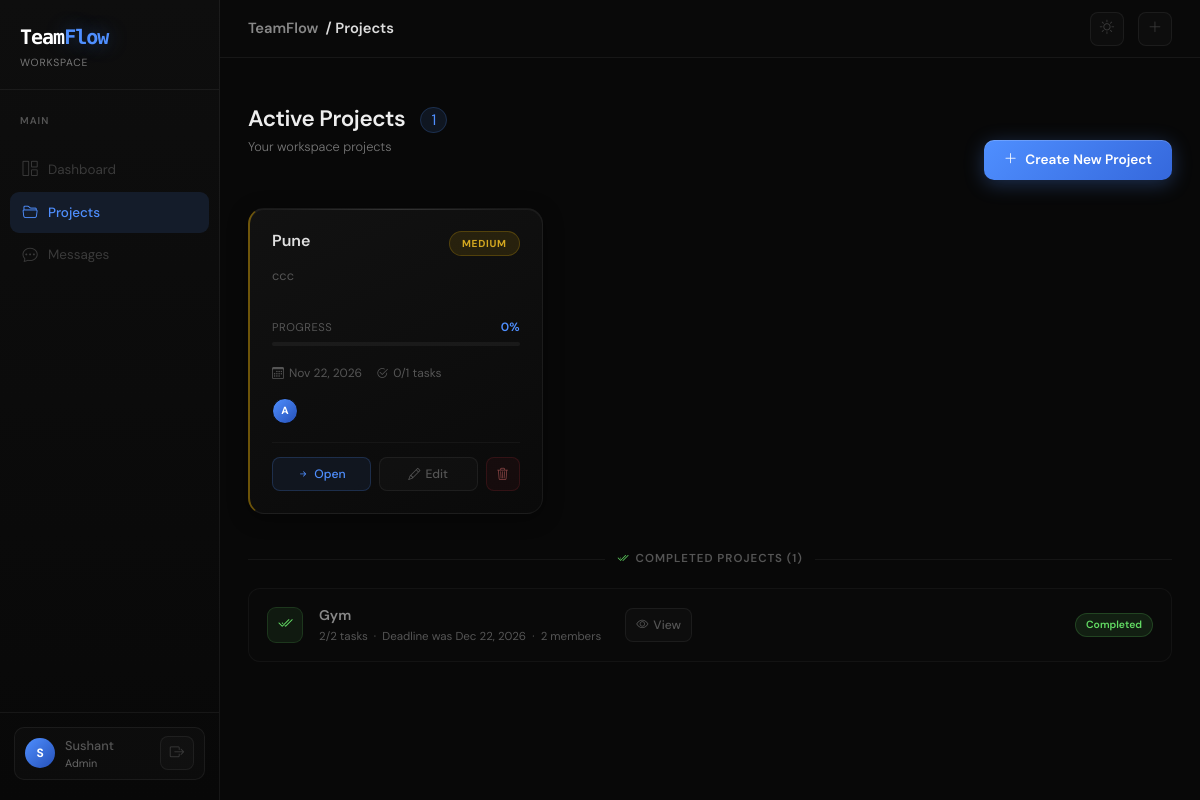
The page /projects (signed in) on the database its author committed.
### app/models.py (models this page shows, shortened)
class User(db.Model, UserMixin):
    id = db.Column(db.Integer, primary_key=True)
    full_name = db.Column(db.String(100), nullable=False)
    email = db.Column(db.String(120), unique=True, nullable=False)
    password_hash = db.Column(db.String(200), nullable=False)
    role = db.Column(db.String(20), default='Member')  # Admin or Member
    profile_image = db.Column(db.String(100), default='default.jpg')
    created_at = db.Column(db.DateTime, default=datetime.utcnow)
    assigned_tasks = db.relationship('Task', backref='assignee', lazy=True, foreign_keys='Task.assigned_to')
    member_of = db.relationship('ProjectMember', backref='user', lazy=True)
    messages_sent = db.relationship('Message', backref='sender', lazy=True)
    task_files = db.relationship('TaskFile', backref='uploader', lazy=True)
    reports = db.relationship('TaskReport', backref='member', lazy=True)

class Project(db.Model):
    id = db.Column(db.Integer, primary_key=True)
    name = db.Column(db.String(100), nullable=False)
    description = db.Column(db.Text)
    start_date = db.Column(db.Date)
    deadline = db.Column(db.Date)
    priority = db.Column(db.String(20))  # Low, Medium, High, Critical
    status = db.Column(db.String(20), default='Active')
    created_by = db.Column(db.Integer, db.ForeignKey('user.id'))
    created_at = db.Column(db.DateTime, default=datetime.utcnow)
    members = db.relationship('ProjectMember', backref='project', cascade="all, delete", lazy=True)
    tasks = db.relationship('Task', backref='project', cascade="all, delete", lazy=True)
    messages = db.relationship('Message', backref='project', cascade="all, delete", lazy=True)

class ProjectMember(db.Model):
    id = db.Column(db.Integer, primary_key=True)
    project_id = db.Column(db.Integer, db.ForeignKey('project.id'))
    user_id = db.Column(db.Integer, db.ForeignKey('user.id'))

### app/routes/projects.py (the view)
@projects.route('/projects')
@login_required
def list_projects():
    if current_user.role == 'Admin':
        all_projects = Project.query.filter_by(created_by=current_user.id).order_by(Project.created_at.desc()).all()
    else:
        memberships = ProjectMember.query.filter_by(user_id=current_user.id).all()
        all_projects = []
        for m in memberships:
            all_projects.append(m.project)
    active_projects = []
    completed_projects = []
    for p in all_projects:
        if p.status == 'Completed':
            completed_projects.append(p)
        else:
            active_projects.append(p)
    return render_template('projects/list.html', projects=active_projects, completed_projects=completed_projects)

### app/__init__.py (called while the page is built)
def create_app(config_class=Config):
    app = Flask(__name__)
    app.config.from_object(config_class)
    csrf.init_app(app)
    db.init_app(app)
    migrate.init_app(app, db)
    login_manager.init_app(app)
    socketio.init_app(app)
    @app.context_processor
    def inject_today():
        todays_date = date.today()
        return dict(today=todays_date)
    from app.routes.auth import auth
    from app.routes.projects import projects
    from app.routes.tasks import tasks
    from app.routes.main import main
    from app.routes.chat import chat_bp
    app.register_blueprint(auth)
    app.register_blueprint(projects)
    app.register_blueprint(tasks)
    app.register_blueprint(main)
    app.register_blueprint(chat_bp)
    return app

### app/models.py (called while the page is built)
@login_manager.user_loader
def load_user(user_id):
    user = User.query.get(int(user_id))
    return user

### app/templates/projects/list.html (shortened to what this page needs)
{% extends 'base.html' %}
{% block page_title %}Projects{% endblock %}
{% block content %}
<div class="page-header">
    <div>
        <div class="page-heading">
            Active Projects
            <span>{{ projects|length }}</span>
        </div>
        <p class="page-sub">
            {% if current_user.role == 'Admin' %}Your workspace projects{% else %}Your assigned projects{% endif %}
        </p>
    </div>
    {% if current_user.role == 'Admin' %}
    <a href="{{ url_for('projects.new_project') }}" class="btn-create">
        <i class="bi bi-plus-lg"></i> Create New Project
    </a>
    {% endif %}
</div>
<div class="projects-grid">
    {% if projects %}
        {% for project in projects %}
        {% set total_tasks = project.tasks|length %}
        {% set done_tasks  = project.tasks|selectattr('status','equalto','Completed')|list|length %}
        {% set progress    = ((done_tasks / total_tasks) * 100)|int if total_tasks > 0 else 0 %}
        {% set days_left   = (project.deadline - today).days if project.deadline else 99 %}
        <div class="project-card priority-{{ project.priority|lower }}">
            <div class="card-top">
                <div class="project-name">{{ project.name }}</div>
                <span class="priority-badge badge-{{ project.priority|lower }}">{{ project.priority }}</span>
            </div>
            <p class="project-desc">{{ project.description or 'No description provided.' }}</p>
            <div class="progress-row">
                <span class="progress-label">Progress</span>
                <span class="progress-pct">{{ progress }}%</span>
            </div>
            <div class="progress-bar-wrap">
            </div>
            <div class="card-meta">
                <span class="meta-item {% if days_left < 7 %}deadline-soon{% endif %}">
                    <i class="bi bi-calendar3"></i>
                    {% if project.deadline %}
                        {% if days_left < 0 %}Overdue
                        {% elif days_left == 0 %}Due today
                        {% else %}{{ project.deadline.strftime('%b %d, %Y') }}
                        {% endif %}
                    {% else %}No deadline{% endif %}
                </span>
                <span class="meta-item">
                    <i class="bi bi-check2-circle"></i>{{ done_tasks }}/{{ total_tasks }} tasks
                </span>
            </div>
            <div class="member-avatars">
                {% for mem in project.members[:5] %}
                <div class="m-avatar" title="{{ mem.user.full_name }}">{{ mem.user.full_name[0].upper() }}</div>
                {% endfor %}
            </div>
            <div class="card-actions">
                <a href="{{ url_for('projects.view_project', id=project.id) }}" class="btn-card btn-card-primary">
                    <i class="bi bi-arrow-right-short"></i> Open
                </a>
                {% if current_user.role == 'Admin' %}
                <a href="{{ url_for('projects.edit_project', id=project.id) }}" class="btn-card">
                    <i class="bi bi-pencil"></i> Edit
                </a>
                <form action="{{ url_for('projects.delete_project', id=project.id) }}" method="POST"
                      onsubmit="return confirm('Delete this project and all its tasks?')">
                    <button type="submit" class="btn-card btn-card-danger"><i class="bi bi-trash3"></i></button>
                </form>
                {% endif %}
            </div>
        </div>
        {% endfor %}
    {% endif %}
</div>
{% if completed_projects %}
<div class="section-divider">
    <div class="section-divider-line"></div>
    <div class="section-divider-label"><i class="bi bi-check2-all"></i> Completed Projects ({{ completed_projects|length }})</div>
    <div class="section-divider-line"></div>
</div>
<div style="display: flex; flex-direction: column; gap: 10px;">
    {% for project in completed_projects %}
    {% set total_tasks = project.tasks|length %}
    {% set done_tasks  = project.tasks|selectattr('status','equalto','Completed')|list|length %}
    <div class="completed-card">
        <div class="completed-icon"><i class="bi bi-check2-all"></i></div>
        <div>
            <div class="completed-name">{{ project.name }}</div>
            <div class="completed-meta">
                {{ done_tasks }}/{{ total_tasks }} tasks &nbsp;·&nbsp;
                {% if project.deadline %}Deadline was {{ project.deadline.strftime('%b %d, %Y') }}{% endif %}
                &nbsp;·&nbsp; {{ project.members|length }} members
            </div>
        </div>
        <a href="{{ url_for('projects.view_project', id=project.id) }}" class="btn-card" style="flex:0; white-space:nowrap; margin-left:8px;">
            <i class="bi bi-eye"></i> View
        </a>
        <span class="completed-badge">Completed</span>
    </div>
    {% endfor %}
</div>
{% endif %}
{% endblock %}

### app/templates/base.html (shortened to what this page needs)
<!DOCTYPE html>
<html lang="en">
<head>
    <link href="https://cdn.jsdelivr.net/npm/bootstrap@5.3.0/dist/css/bootstrap.min.css" rel="stylesheet">
    <link rel="stylesheet" href="https://cdn.jsdelivr.net/npm/bootstrap-icons@1.11.0/font/bootstrap-icons.css">
    <link rel="stylesheet" href="{{ url_for('static', filename='css/teamflow.css') }}">
</head>
<body class="app-page">
<aside class="sidebar">
    <a href="{{ url_for('main.dashboard') }}" class="sidebar-brand">
        <div class="logo-text">Team<span>Flow</span></div>
        <div class="logo-sub">Workspace</div>
    </a>
    <nav class="sidebar-nav">
        <p class="nav-section-label">Main</p>
        <a href="{{ url_for('main.dashboard') }}" class="sidebar-link {% if request.endpoint == 'main.dashboard' %}active{% endif %}">
            <i class="bi bi-grid-1x2"></i> Dashboard
        </a>
        <a href="{{ url_for('projects.list_projects') }}" class="sidebar-link {% if 'project' in (request.endpoint or '') %}active{% endif %}">
            <i class="bi bi-folder2-open"></i> Projects
        </a>
        <a href="{{ url_for('chat.index') }}" class="sidebar-link {% if 'chat' in (request.endpoint or '') %}active{% endif %}">
            <i class="bi bi-chat-dots"></i> Messages
        </a>
    </nav>
    <div class="sidebar-user">
        <div class="user-chip">
            <div class="user-avatar">{{ current_user.full_name[0].upper() }}</div>
            <div>
                <div class="user-name">{{ current_user.full_name.split(' ')[0] }}</div>
                <div class="user-role">{{ current_user.role }}</div>
            </div>
            <a href="{{ url_for('auth.logout') }}" class="ms-auto topbar-icon-btn" title="Logout">
                <i class="bi bi-box-arrow-right"></i>
            </a>
        </div>
    </div>
</aside>
<div class="main-wrapper">
    <header class="topbar">
        <div class="topbar-title">
            TeamFlow &nbsp;<span>/ {% block page_title %}Dashboard{% endblock %}</span>
        </div>
        <div class="topbar-actions">
            <button class="topbar-icon-btn" id="themeToggleBtn" onclick="toggleTheme()" title="Toggle light / dark mode">
                <i class="bi bi-sun" id="themeIcon"></i>
            </button>
            {% if current_user.role == 'Admin' %}
            <a href="{{ url_for('projects.new_project') }}" class="topbar-icon-btn" title="New Project">
                <i class="bi bi-plus-lg"></i>
            </a>
            {% endif %}
        </div>
    </header>
    <main class="page-body">
        {% block content %}{% endblock %}
    </main>
</div>
</body>
</html>

### rows shown on the page
User: full_name "S", full_name "Sushant", role "Admin"
Project: name "Pune", priority "MEDIUM", description "ccc", progress "0", deadline "Nov 22, 2026", done_tasks "0", created_by "1"
ProjectMember: user "A"
Project: name "Gym", done_tasks "2", total_tasks "2", deadline "Dec 22, 2026", members|length "2"

### other values the page prints
{{ projects|length }} "1"
{{ completed_projects|length }} "1"
